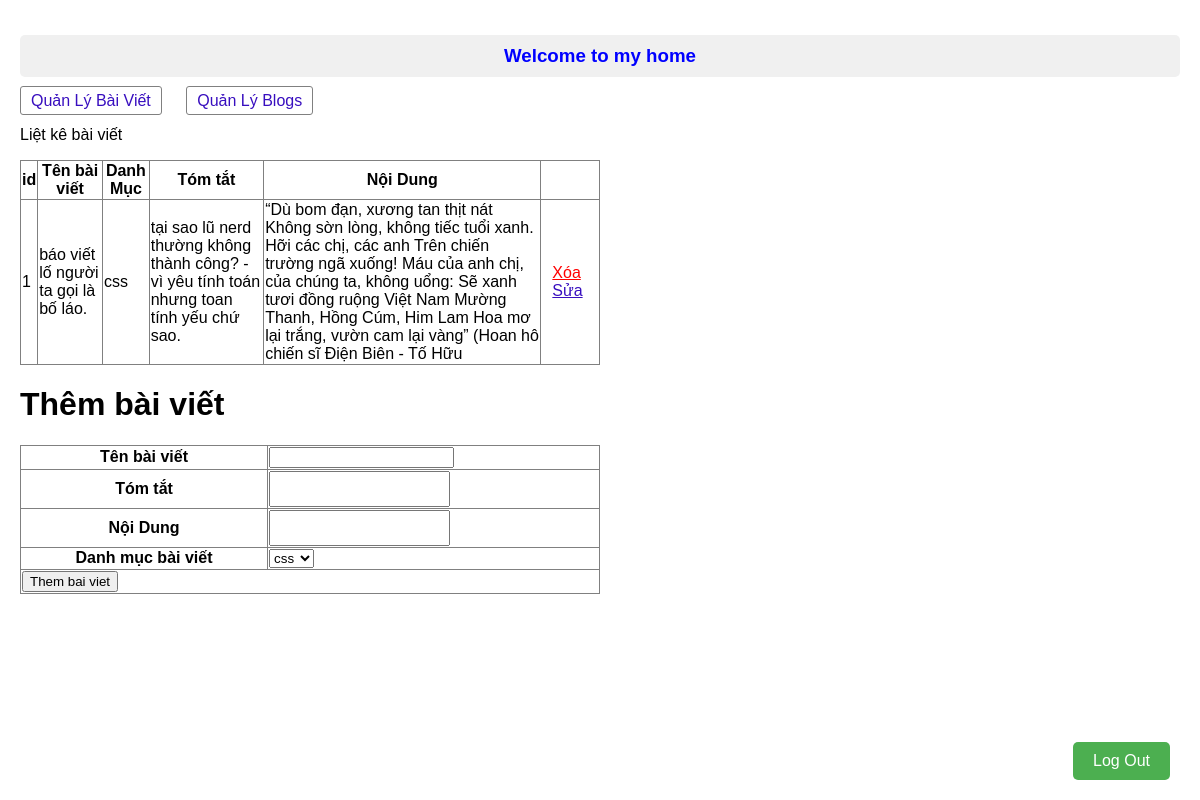
/index.php?action=quanlyblog&query=them (signed in), run on the app's committed database.
### tables this page shows
CREATE TABLE `tbl_baiviet` (
  `baiviet_id` int(11) NOT NULL,
  `tenbaiviet` varchar(255) NOT NULL,
  `tomtat` mediumtext NOT NULL,
  `noidung` longtext NOT NULL,
  `id_danhmuc` int(11) NOT NULL,
  `tinhtrang` int(11) NOT NULL
);

CREATE TABLE `tbl_danhmucbaiviet` (
  `id_baiviet` int(11) NOT NULL,
  `tendanhmuc_baiviet` varchar(255) NOT NULL,
  `thutu` int(11) NOT NULL
);

### modules/quanlyblog/lietke.php (the view, shortened to what this page needs)
<?php
$sql_lietke_bv = "SELECT * FROM tbl_baiviet
                   INNER JOIN tbl_danhmucbaiviet ON tbl_baiviet.id_danhmuc = tbl_danhmucbaiviet.id_baiviet
                   ORDER BY tbl_baiviet.baiviet_id DESC";
$query_lietke_bv = mysqli_query($conn, $sql_lietke_bv);
?>
<p>Liệt kê  bài viết</p>
<table border="1" width="50%" style="border-collapse: collapse;">
  <tr>
    <th>id</th>
    <th>Tên bài viết</th>
    <th>Danh Mục</th>
    <th>Tóm tắt</th>
    <th>Nội Dung</th>
  </tr>
<?php
$i = 0;
while ($row = mysqli_fetch_array($query_lietke_bv)) {
  $i++;
  ?>
  <tr>
    <td><?php echo $i ?></td>
    <td><?php echo $row['tenbaiviet'] ?></td>
    <td><?php echo $row['tendanhmuc_baiviet'] ?></td>
    <td><?php echo $row['tomtat'] ?></td>
    <td><?php echo $row['noidung'] ?></td>
    <td><a style ="color: red;" href="modules/quanlyblog/xuly.php?baiviet_id=<?php echo $row['baiviet_id'] ?>">Xóa</a>
        <a href="?action=quanlyblog&query=sua&baiviet_id=<?php echo $row['baiviet_id'] ?>">Sửa</a></td>
  </tr>
  <?php
}
?>
</table>

### index.php (shortened to what this page needs)
<html lang="en">
         <head>
             <link rel="stylesheet" href="style.css">
         </head>
         <body>
         <h3 style="color: blue; text-align: center;">Welcome to my home</h3>
                        <ul class="a-main">
                        <li>
                                <a href="index.php?action=quanlybaiviet&query=them"> Quản Lý Bài Viết </a>
                        </li>
                        <li>
                                <a href="index.php?action=quanlyblog&query=them"> Quản Lý Blogs </a>
                        </li>
                   <?php
                    include 'main.php';
                    include 'quanly.php';
                   ?>
         <div class="logout-btn-container">
                <a href="logout.php">
                <button type="button" name="dangxuat" >Log Out</button>
                </a>
        </div>
        </body>
        </html>

### main.php
<?php
        if (isset($_GET['action']) && $_GET['query']){
            $tmp = $_GET['action'];
            $query = $_GET['query'];
        }else{
                $tmp ='';
                $query ='';
        }
        if ($tmp == 'quanlybaiviet' && $query =='add'){
            include ('add.php');
            include ('show.php');
        }
        elseif ( $tmp=='quanlybaiviet' && $query == 'edit'){
            include "edit.php";
        }
        elseif ( $tmp=='quanlybaiviet' && $query == 'show'){
            include "show.php";
        }
        elseif ( $tmp=='quanlybaiviet' && $query == 'del'){
            include "delete.php";
        }
        elseif ($tmp=='quanlyblog'&& $query=='them'){
            include ('modules/quanlyblog/lietke.php');
        }
        elseif ($tmp=='quanlyblog'&& $query=='sua'){
            include ('modules/quanlyblog/sua.php');
        }
?>

### quanly.php
<?php
    if(isset($_GET['action'])){
        $tmp = $_GET['action'];
    }else {
        $tmp = '';
    }
    if($tmp=='quanlyblog'){
       include ("modules/quanlyblog/them.php");
    }
    ?>

### modules/quanlyblog/them.php
<h1>Thêm bài viết</h1>
<table border="1" width="50%" style="border-collapse: collapse;">
<form action="modules/quanlyblog/xuly.php" method="post" enctype="multipart/form-data">
  <tr>
    <th><label for="tenbaiviet">Tên bài viết</label></th>
    <td><input type="text" name="tenbaiviet" id="tenbaiviet"></td>
  </tr>
  <tr>
    <th><label for="tomtat">Tóm tắt</label></th>
    <td><textarea row="10" name="tomtat" id="tomtat" style="resize: none;"></textarea></td>
  </tr>
  <tr>
    <th><label for="noidung">Nội Dung</label></th>
    <td><textarea row="10" name="noidung" id="noidung" style="resize: none;"></textarea></td>
  </tr>
  <tr>
    <th><label for="danhmuc">Danh mục bài viết</label></th>
    <td>
      <select name="danhmuc" id="danhmuc">
                    <?php
                    $sql_danhmuc ="SELECT * FROM tbl_danhmucbaiviet ORDER BY id_baiviet DESC";
                    $query_danhmuc = mysqli_query($conn,$sql_danhmuc);
                    if($query_danhmuc){
                    while($row_danhmuc = mysqli_fetch_array($query_danhmuc)){
                    ?>
                    <option value ="<?php echo $row_danhmuc['id_baiviet'] ?>"><?php echo $row_danhmuc['tendanhmuc_baiviet']?></option>
                    <?php
                    }
                }
                    ?>
                </select>
                </td>
            </tr>
            <tr>
            <tr>
            <td colspan="2"><input type="submit" name="thembaiviet" value="Them bai viet"></td>
            </tr>
</form>
</table>

### style.css (style rules this page uses)
body { font-family: Arial, sans-serif; margin: 0; padding: 20px; }
h3 { margin: 15px 0; padding: 10px; background-color: #f0f0f0; border-radius: 5px; }
ul { list-style: none; padding: 0; margin: 0; }
li { display: inline-block; margin-right: 20px; }
ul a { text-decoration: none; color: #380ebf; padding: 5px 10px; border : 1px solid gray; border-radius: 3px; }
tr a { border : none; text-decoration: underline; }
.logout-btn-container a { border: none; text-decoration: none; color: inherit; }
button { background-color: #4CAF50; border: none; color: white; padding: 10px 20px; text-align: center; text-decoration: none; display: inline-block; font-size: 16px; cursor: pointer; border-radius: 5px; }
.logout-btn-container { position: fixed; bottom: 20px; right: 20px; }

### data on the page
tbl_baiviet: tenbaiviet "báo viết lố người ta gọi là bố láo.", tbl_danhmucbaiviet.tendanhmuc_baiviet "css", tomtat "tại sao lũ nerd thường không thành công? - vì yêu tính toán nhưng toan tính yếu chứ sao.", noidung "“Dù bom đạn, xương tan thịt nát Không sờn lòng, không tiếc tuổi xanh. Hỡi các chị, các anh Trên chiến trường ngã xuống! Máu của anh chị, của chúng ta, không uổng: Sẽ xanh tươi đồng ruộng Việt Nam Mường Thanh, Hồng Cúm, Him Lam Hoa mơ lại trắng, vườn cam lại vàng” (Hoan hô chiến sĩ Điện Biên - Tố Hữu"

### other printed values
form field danhmuc "css"
